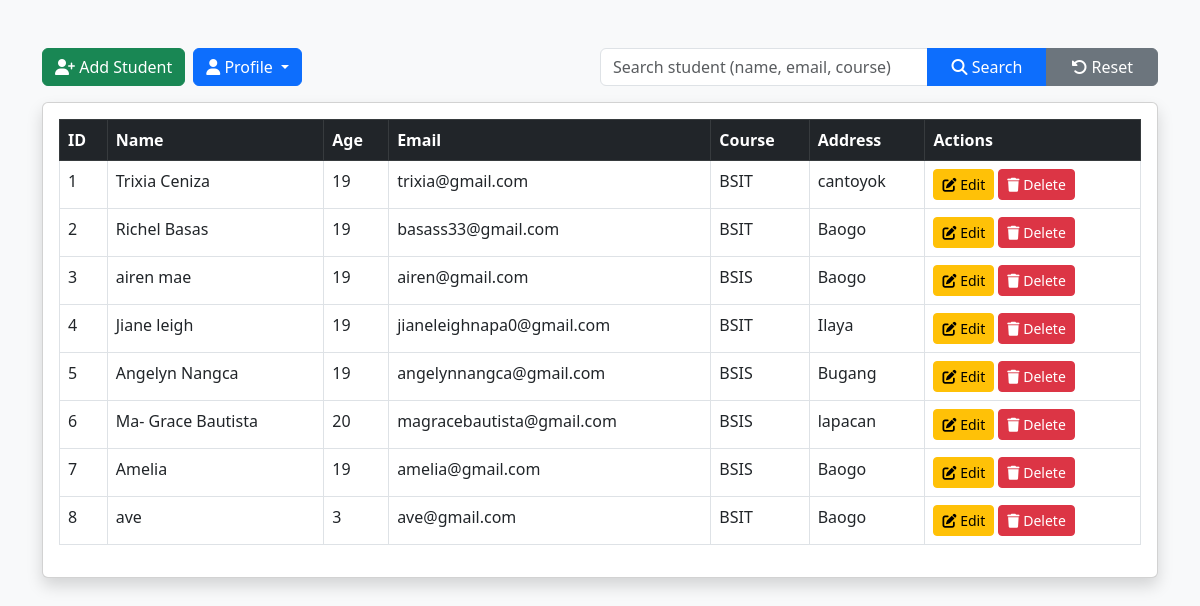
Page /dashboard.php (signed in) on the committed database.
### tables this page shows
CREATE TABLE `students` (
  `id` int(50) NOT NULL,
  `name` varchar(50) NOT NULL,
  `age` int(50) NOT NULL,
  `email` varchar(50) NOT NULL,
  `course` varchar(50) NOT NULL,
  `address` varchar(50) NOT NULL
);

### dashboard.php (the view, shortened to what this page needs)
    <?php
    include 'db.php';
    $search = $_GET['search'] ?? '';
    if ($search) {
        $stmt = $pdo->prepare("
            SELECT * FROM students
            WHERE name LIKE ?
            OR email LIKE ?
            OR course LIKE ?
        ");
        $stmt->execute([
            "%$search%",
            "%$search%",
            "%$search%"
        ]);
    } else {
        $stmt = $pdo->query("SELECT * FROM students");
    }
    ?>
    <!DOCTYPE html>
    <html>
    <head>
        <link href="https://cdn.jsdelivr.net/npm/bootstrap@5.3.0/dist/css/bootstrap.min.css" rel="stylesheet">
        <link rel="stylesheet" href="https://cdnjs.cloudflare.com/ajax/libs/font-awesome/6.5.0/css/all.min.css">
    </head>
    <body class="bg-light">
    <div class="container mt-5">
<div class="d-flex justify-content-between align-items-center mb-3">
    <div class="d-flex gap-2">
        <a href="create.php" class="btn btn-success">
            <i class="fa-solid fa-user-plus"></i> Add Student
        </a>
        <div class="dropdown">
            <button class="btn btn-primary dropdown-toggle" type="button" data-bs-toggle="dropdown">
                <i class="fa-solid fa-user"></i> Profile
            </button>
        </div>
    </div>
    <form method="GET" class="input-group w-50">
        <input type="text" name="search" class="form-control"
            placeholder="Search student (name, email, course)"
            value="<?= htmlspecialchars($search) ?>">
        <button type="submit" class="btn btn-primary px-4">
            <i class="fa-solid fa-magnifying-glass"></i> Search
        </button>
        <a href="dashboard.php" class="btn btn-secondary px-4">
            <i class="fa-solid fa-rotate-left"></i> Reset
        </a>
    </form>
</div>
        <div class="card shadow">
            <div class="card-body">
                <table class="table table-bordered table-hover">
                    <thead class="table-dark">
                        <tr>
                            <th>ID</th>
                            <th>Name</th>
                            <th>Age</th>
                            <th>Email</th>
                            <th>Course</th>
                            <th>Address</th>
                            <th>Actions</th>
                        </tr>
                    </thead>
                    <tbody>
                    <?php while ($row = $stmt->fetch()): ?>
                        <tr>
                            <td><?= $row['id'] ?></td>
                            <td><?= $row['name'] ?></td>
                            <td><?= $row['age'] ?></td>
                            <td><?= $row['email'] ?></td>
                            <td><?= $row['course'] ?></td>
                            <td><?= $row['address'] ?></td>
                            <td>
                                <a href="edit.php?id=<?= $row['id'] ?>" class="btn btn-warning btn-sm">
                                    <i class="fa-solid fa-pen-to-square"></i> Edit
                                </a>
                                <a href="delete.php?id=<?= $row['id'] ?>" class="btn btn-danger btn-sm">
                                    <i class="fa-solid fa-trash"></i> Delete
                                </a>
                            </td>
                        </tr>
                    <?php endwhile; ?>
                    </tbody>
                </table>
                </div>
            </div>
        </div>
    </body>
    </html>

### rows in the picture
students: id "1", name "Trixia Ceniza", age "19", email "trixia@gmail.com", course "BSIT", address "cantoyok"
students: id "2", name "Richel Basas", age "19", email "basass33@gmail.com", course "BSIT", address "Baogo"
students: id "3", name "airen mae", age "19", email "airen@gmail.com", course "BSIS", address "Baogo"
students: id "4", name "Jiane leigh", age "19", email "jianeleighnapa0@gmail.com", course "BSIT", address "Ilaya"
students: id "5", name "Angelyn Nangca", age "19", email "angelynnangca@gmail.com", course "BSIS", address "Bugang"
students: id "6", name "Ma- Grace Bautista", age "20", email "magracebautista@gmail.com", course "BSIS", address "lapacan"
students: id "7", name "Amelia", age "19", email "amelia@gmail.com", course "BSIS", address "Baogo"
students: id "8", name "ave", age "3", email "ave@gmail.com", course "BSIT", address "Baogo"
